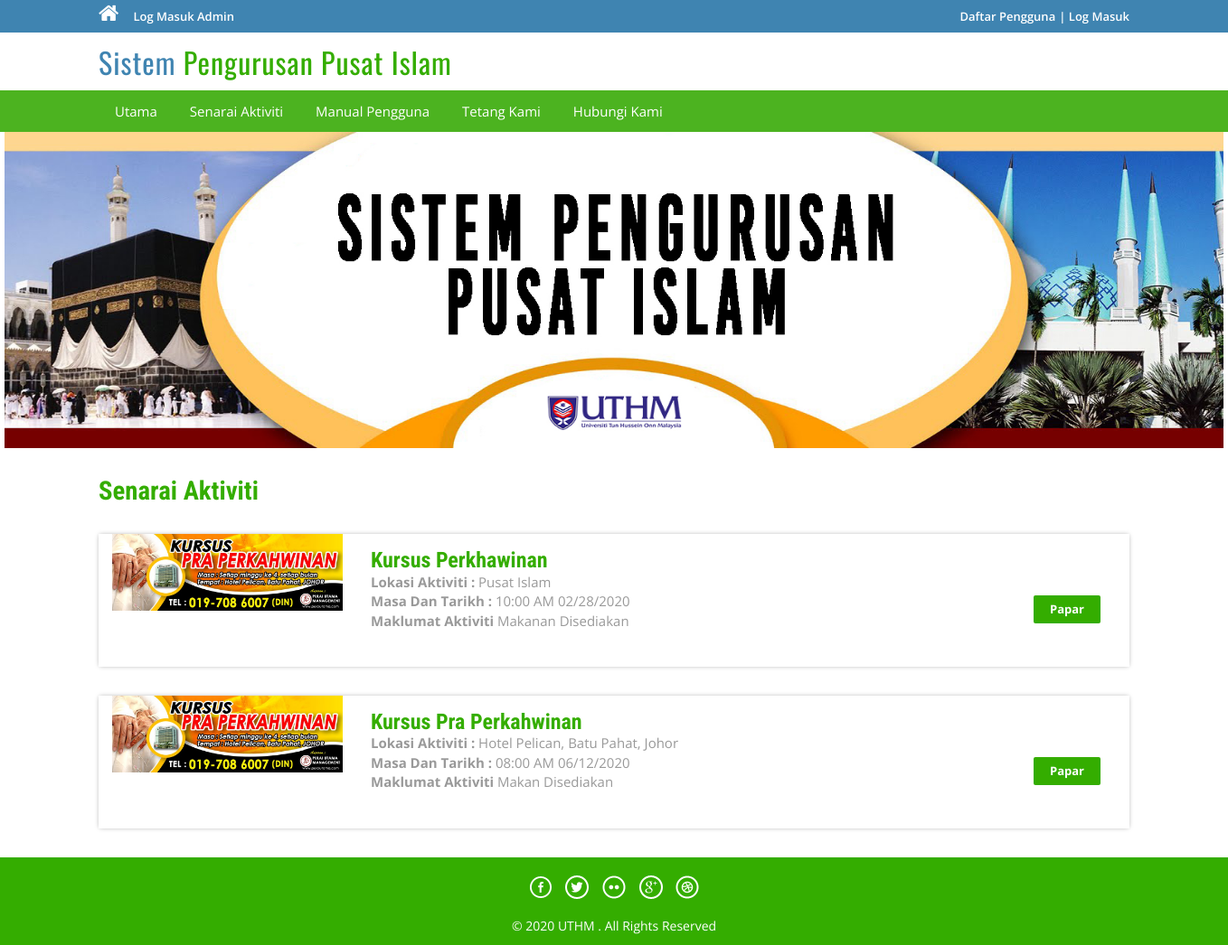
The app's page /package-list.php with its own data.
### tables this page shows
CREATE TABLE `tblpackages` (
  `PackageId` int(11) NOT NULL,
  `PackageName` varchar(200) DEFAULT NULL,
  `PackageLocation` varchar(100) DEFAULT NULL,
  `PackageDate` varchar(100) DEFAULT NULL,
  `PackageTime` varchar(100) DEFAULT NULL,
  `PackageFetures` varchar(255) DEFAULT NULL,
  `PackageDetails` mediumtext,
  `PackageImage` varchar(100) DEFAULT NULL,
  `Creationdate` timestamp NULL DEFAULT CURRENT_TIMESTAMP,
  `UpdationDate` timestamp NULL DEFAULT NULL ON UPDATE CURRENT_TIMESTAMP
);

### package-list.php (the view, shortened to what this page needs)
<?php
include('includes/config.php');
?>
<!DOCTYPE HTML>
<html>
<head>
<link href="css/bootstrap.css" rel='stylesheet' type='text/css' />
<link href="css/style.css" rel='stylesheet' type='text/css' />
<link href="css/font-awesome.css" rel="stylesheet">
<link href="css/animate.css" rel="stylesheet" type="text/css" media="all">
</head>
<body>
<?php include('includes/header.php');?>
<center><img src="images/banner.jpg" height="350" width="1348" class="wow zoomIn animated animated" data-wow-delay=".5s" style="visibility: visible; animation-delay: 0.5s; animation-name: zoomIn;"></center>
<div class="rooms">
	<div class="container">
		<div class="room-bottom">
			<h3>Senarai Aktiviti</h3>
<?php $sql = "SELECT * from tblpackages";
$query = $dbh->prepare($sql);
$query->execute();
$results=$query->fetchAll(PDO::FETCH_OBJ);
if($query->rowCount() > 0)
{
foreach($results as $result)
{	?>
			<div class="rom-btm">
				<div class="col-md-3 room-left wow fadeInLeft animated" data-wow-delay=".5s">
					<img src="admin/pacakgeimages/<?php echo htmlentities($result->PackageImage);?>" class="img-responsive" alt="">
				</div>
				<div class="col-md-6 room-midle wow fadeInUp animated" data-wow-delay=".5s">
					<h4><?php echo htmlentities($result->PackageName);?></h4>
					<p><b>Lokasi Aktiviti :</b> <?php echo htmlentities($result->PackageLocation);?></p>
                    <p><b>Masa Dan Tarikh :</b> <?php echo htmlentities($result->PackageTime);?> <?php echo htmlentities($result->PackageDate);?></p>
					<p><b>Maklumat Aktiviti</b> <?php echo htmlentities($result->PackageFetures);?></p>
				</div>
				<div class="col-md-3 room-right wow fadeInRight animated" data-wow-delay=".5s">
					<a href="package-details.php?pkgid=<?php echo htmlentities($result->PackageId);?>" class="view">Papar</a>
				</div>
				<div class="clearfix"></div>
			</div>
<?php }} ?>
		</div>
	</div>
</div>
<?php include('includes/footer.php');?>
</body>
</html>

### css/style.css (style rules this page uses)
html, body { font-size: 100%; background: #fff; font-family: 'Open Sans', sans-serif; }
body a,.grid_1,plan_1,plan_1.one,plan_1.two,i.icon1, i.icon2, i.icon3, i.icon4, i.icon5, i.icon6 { transition:0.5s all; -webkit-transition:0.5s all; -moz-transition:0.5s all; -o-transition:0.5s all; -ms-transition:0.5s all; }
h1,h2,h3,h4,h5,h6 { margin:0; font-family: 'Roboto Condensed', sans-serif; }
p { margin:0; }
a.view { padding: 6px 18px; font-weight: 700; color: #fff; background-color: #34ad00; border: 0; font-size: 13px; border-radius: 2px; -webkit-transition: all .2s; -moz-transition: all .2s; transition: all .2s; margin-top: 20px; display: inline-block; }
.rom-btm { margin-top: 2em; box-shadow: 0px 0px 5px -1px rgba(0, 0, 0, 0.37); }
.room-bottom h3 { font-size: 1.8em; font-weight: 700; color: #34ad00; }
.room-bottom { padding: 2em 0; }
.rom-btm h4 { font-size: 1.5em; font-weight: 700; color: #34ad00; }
.rom-btm p { font-size: 15px; color: #999; }
.room-right { text-align: right; padding: 3em 2em; }
.room-midle { padding: 1em; }

### records on screen
tblpackages: PackageImage (picture), PackageName "Kursus Perkhawinan", PackageLocation "Pusat Islam", PackageTime "10:00 AM", PackageDate "02/28/2020", PackageFetures "Makanan Disediakan"
tblpackages: PackageImage (picture), PackageName "Kursus Pra Perkahwinan", PackageLocation "Hotel Pelican, Batu Pahat, Johor", PackageTime "08:00 AM", PackageDate "06/12/2020", PackageFetures "Makan Disediakan"
